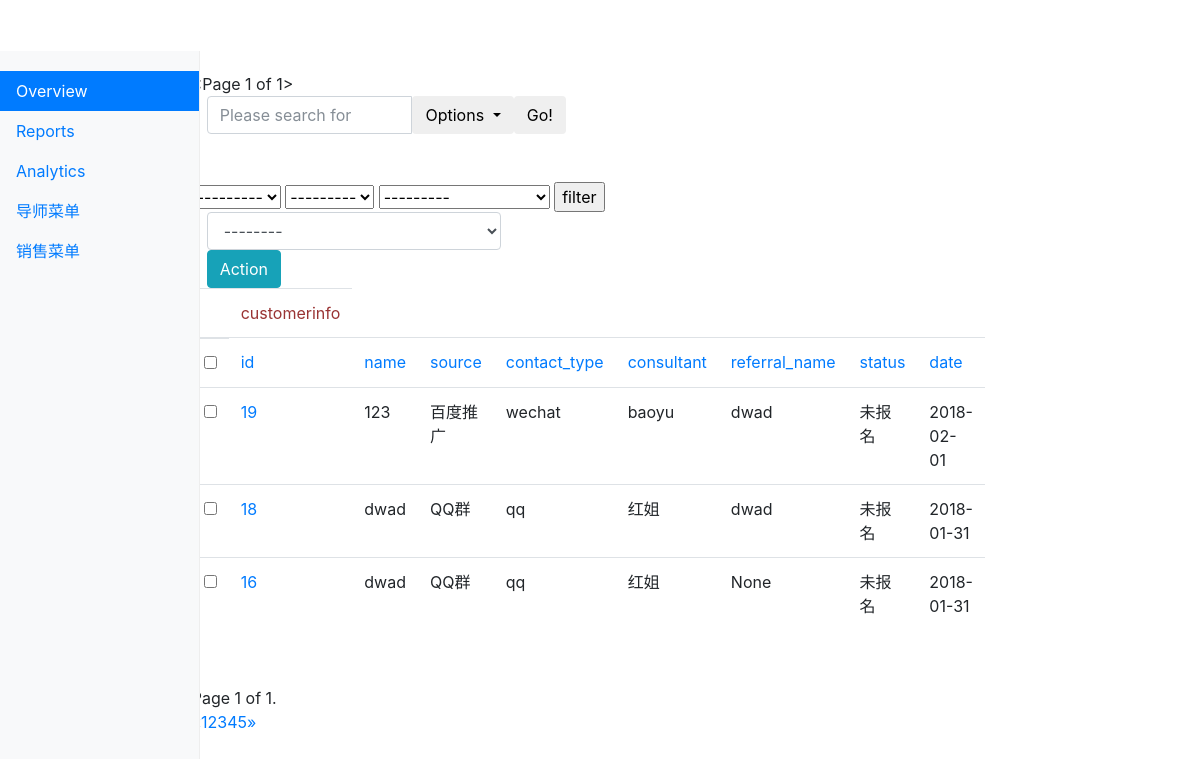
/kingadmin/crm/customerinfo/ (signed in), run on the app's committed database.
### crm/models.py (models this page shows, shortened)
class Menus(models.Model):
    name = models.CharField(max_length=64)
    url_type_choices = ((0,'absolute'),(1,'dynamic'))
    url_type = models.SmallIntegerField(choices=url_type_choices,default=0)
    url_name = models.CharField(max_length=128)
    class Meta:
        unique_together = ('name','url_name')

class CustomerInfo(models.Model):
    name = models.CharField(max_length=64, default=None)
    contact_type_choices = (
        (0, 'qq'), (1, 'wechat'), (2,'Phone'),
    )
    contact_type = models.SmallIntegerField(choices=contact_type_choices, default=0 )
    contact = models.CharField(max_length=64, unique = True)
    source_choices = (
        (0, 'QQ群'), (1, '51CTO'), (2,'百度推广'),(3,'知乎'),
    )
    source = models.SmallIntegerField(choices=source_choices, default=0)
    referral_name = models.ForeignKey("self", blank=True, null=True, verbose_name="推荐人", on_delete=models.CASCADE)
    consult_courses = models.ManyToManyField("Course", verbose_name="咨询课程")
    consult_content = models.TextField(verbose_name="咨询内容")
    status_choices  = (
        (0, '未报名'), (1, '已报名'), (2,'已退学'),
    )
    status = models.SmallIntegerField(choices=status_choices, default=0)
    consultant = models.ForeignKey("UserProfile", verbose_name="课程顾问",on_delete=models.CASCADE)
    date = models.DateField(auto_now_add=True)
    def __str__(self):
        return self.name

class UserProfile(models.Model):
    user = models.OneToOneField(User,on_delete=models.CASCADE)
    name = models.CharField(max_length=64, verbose_name="姓名")
    role = models.ManyToManyField("Role", blank=True, null = True)
    def __str__(self):
        return self.name

### kingadmin/views.py (the view, shortened to what this page needs)
# urls.py: url(r'^(\w+)/(\w+)/$', views.table_list, name="table_list"),
@login_required
def table_list(request, app_name, model_name):
    admin_class = site.enabled_admin[app_name][model_name] #get the admin_class class save in the list
    querysets = admin_class.model.objects.all().order_by('-id')# get the data
    filter_list = request.GET
    filtered_query, querysets = selected_set(filter_list, querysets)
    admin_class.filtered_query = filtered_query
    querysets = querysets.order_by('-id')
    need_sort_column_name,sorted_querysets, sorted_column = sorted_querysets_by_column(request, querysets, admin_class)
    searched_queryset = searched_querysets(request, sorted_querysets, admin_class)
    querysets  = Paginator(searched_queryset ,admin_class.list_per_page)
    page = request.GET.get('page')
    try:
        querysets = querysets.get_page(page)
    except PageNotAnInteger:
        querysets = querysets.get_page(1)
    except EmptyPage:
        querysets = querysets.get_page(querysets.num_pages)
    admin_class.sorted_colunm_name = need_sort_column_name
    admin_class.sorted_column = sorted_column
    return render(request, "kingadmin/table_list.html",\
                  {"querysets": querysets,"model_name":model_name,\
                   "admin_class":admin_class, "need_sort_column_name": need_sort_column_name})

### kingadmin/templatetags/kingadmin_tags.py (called while the page is built)
@register.simple_tag
def build_table_row(count,obj, admin_class):
    ele = ""
    if admin_class.list_display:
        for index, column_name in enumerate(admin_class.list_display):
            column_obj = admin_class.model._meta.get_field(column_name)
            if column_obj.choices:
                column_data = getattr(obj, "get_%s_display" %column_name)()
            else:
                column_data = getattr(obj, column_name)
            if not index:
                ele += "<td><a href='%s/change'>%s</a></td>" % (obj.id, column_data)
            else:
                ele += "<td>%s</td>" % column_data
    else:
        ele += "<td><a href='%s/change'>%s</a></td>" % (count, obj)
    return mark_safe(ele)

@register.simple_tag
def get_order_method(need_sort_column_name, item, admin_class):
    sort_need_index = admin_class.list_display.index(item)
    if need_sort_column_name == item:
        sort_need_index = '-' + str(sort_need_index)
    return sort_need_index

@register.simple_tag
def build_order_method_arrow(need_sort_column_name, item, admin_class):
    new = need_sort_column_name
    ele = ''''''
    if new:
        if new.strip('-') == item:
            if need_sort_column_name.startswith('-'):
                ele += '''<span class ="glyphicon glyphicon-menu-up"> </span>'''
            elif need_sort_column_name == item:
                ele += '''<span class ="glyphicon glyphicon-menu-down"> </span>'''
    return mark_safe(ele)

@register.simple_tag
def get_filteredlist_pagenum(admin_class, querysets):
    page_num = querysets.number
    filtered_list = admin_class.filtered_query
    ele = ""
    if page_num:
        ele += "&page=%s" % page_num
    if filtered_list:
        for k, v in filtered_list.items():
            ele += "&%s=%s" % (k, v)
    return mark_safe(ele)

@register.simple_tag
def get_sorted_column(admin_class):
    if admin_class.sorted_column:
        for k,v in admin_class.sorted_column.items():
            return v
    else:
        return ""

### kingadmin/views.py (called while the page is built)
def selected_set(filter_list, querysets):
    filtered_list = {}
    for key,value in filter_list.items():
        if key in ("page","o","search_fileds"):continue
        if value == "---------":
            filtered_list[key] = "1970-07-01"
        elif value:
            filtered_list[key] = value
    return filtered_list, querysets.filter(**filtered_list)

### kingadmin/templates/kingadmin/table_list.html (shortened to what this page needs)
{% extends "kingadmin/index.html" %}
{% load kingadmin_tags %}
{% block dashboard %}
    {{ querysets }}
    <div>
    <form method="get">
        <div class="col-lg-6">
            <div class="input-group">
                <input type="text" class="form-control" placeholder="Please search for " name="search_fileds">
                <div class="input-group-btn">
                    <button type="button" class="btn btn-default dropdown-toggle" data-toggle="dropdown" aria-haspopup="true" aria-expanded="false">
                      <span>Options</span>
                    </button>
                  </div>
                  <span class="input-group-btn">
                    <button class="btn btn-default" type="submit">Go!</button>
                  </span>
            </div>
        </div>
    </form>
    <br>
    <br>
    </div>
    <div>
    {% if admin_class.list_filter %}
    <form>
            {% for filter_obj in admin_class.list_filter %}
               {% build_filter_row filter_obj admin_class%}
            {% endfor %}
            <input type="submit" value="filter">
    </form>
    {% endif %}
    <form onsubmit="return ActionCheck(this)" method="post">{% csrf_token %}
        <div>
            <div class="col-sm-5">
                <select class="form-control" name="action">
                    <option value=''>--------</option>
                </select>
            </div>
            <div class="col-sm-5">
                <button  type="submit" class="btn btn-info">Action</button>
            </div>
        </div>
    </form>
    </div>
    <table class="table table-hover">
    <thead>
        <tr>
            <th>
                <td style="color: #993333">{{ model_name }} </td>
            </th>
        </tr>
    </thead>
    <tbody>
    <tr>
        <th>
        <input type="checkbox" onclick="SelectAllObjs(this)">
            {% if admin_class.list_display %}
                {% for item in admin_class.list_display %}
                    <td><a href="?o={% get_order_method need_sort_column_name item admin_class%}{% get_filteredlist_pagenum admin_class querysets %}">{{ item }}</a>
                    </td>
                {% endfor %}
            {% else %}
                {% get_model_name admin_class %}
            {% endif %}
        </th>
    </tr>
    {% for  item in querysets %}
        <tr>
            <th>
                <input row-select="true" type="checkbox" value="{{ item.id }}">
                {% build_table_row forloop.counter item admin_class  %}
            </th>
        </tr>
    {% endfor %}
    </tbody>
    </table>
    {% build_page_navigation querysets admin_class %}
    <div class="pagination">
        <span class="step-links">
            <span class="current">
                Page {{ querysets.number }} of {{ querysets.paginator.num_pages }}.
            </span>
        </span>
    </div>
    <nav aria-label="Page navigation">
  <ul class="pagination">
    <li>
      <a href="#" aria-label="Previous">
        <span aria-hidden="true">&laquo;</span>
      </a>
    </li>
    <li><a href="#">1</a></li>
    <li><a href="#">2</a></li>
    <li><a href="#">3</a></li>
    <li><a href="#">4</a></li>
    <li><a href="#">5</a></li>
    <li>
      <a href="#" aria-label="Next">
        <span aria-hidden="true">&raquo;</span>
      </a>
    </li>
  </ul>
</nav>
{% endblock %}

### kingadmin/templates/kingadmin/index.html (shortened to what this page needs)
<!DOCTYPE html>
<html lang="en"><head><meta http-equiv="Content-Type" content="text/html; charset=UTF-8">
    <link href="/static/css/bootstrap.min.css" rel="stylesheet">
    <link href="/static/css/dashboard.css" rel="stylesheet">
</head>
  <body>
    <div class="container-fluid">
      <div class="row">
        <nav class="col-sm-3 col-md-2 d-none d-sm-block bg-light sidebar">
          <ul class="nav nav-pills flex-column">
            <li class="nav-item">
              <a class="nav-link active" href="https://getbootstrap.com/docs/4.0/examples/dashboard/#">Overview <span class="sr-only">(current)</span></a>
            </li>
            <li class="nav-item">
              <a class="nav-link" href="#">Reports</a>
            </li>
            <li class="nav-item">
              <a class="nav-link" href="#">Analytics</a>
            </li>
              {% for role_list in request.user.userprofile.role.all %}
                  {% for menu in role_list.menus.all  %}
                       <li class="nav-item">
                                 <a class="nav-link" href="{% if menu.url_type == 0 %}{{ menu.url_name }} {% else %}{% url menu.url_name  %}{% endif %}">{{menu.name }} </a>
                       </li>
                  {% endfor %}
              {% endfor %}
          </ul>
        </nav>
      <div class="col-sm-9 col-sm-offset-3 col-md-10 col-md-offset-2 main">
        <main role="main" class="col-sm-9 ml-sm-auto col-md-10 pt-3">
            {% block dashboard %}{% endblock %}
        </main>
      </div>
      </div>
    </div>
</body>
</html>

### static/css/dashboard.css (style rules this page uses)
body { padding-top: 3.5rem; }
.sidebar { position: fixed; top: 51px; bottom: 0; left: 0; z-index: 1000; padding: 20px 0; overflow-x: hidden; overflow-y: auto; border-right: 1px solid #eee; }
.sidebar .nav { margin-bottom: 20px; }
.sidebar .nav-item { width: 100%; }
.sidebar .nav-item + .nav-item { margin-left: 0; }
.sidebar .nav-link { border-radius: 0; }

### data on the page
Menus: name "导师菜单"
Menus: name "销售菜单"
CustomerInfo: id+name+source "19 123 百度推广 wechat baoyu dwad 未报名 2018-02-01"
CustomerInfo: id+name+source "18 dwad QQ群 qq 红姐 dwad 未报名 2018-01-31"
CustomerInfo: id+name+source "16 dwad QQ群 qq 红姐 None 未报名 2018-01-31"

### other printed values
{{ querysets }} "<Page 1 of 1>"
{{ model_name }} "customerinfo"
{{ item }} "id" "name" "source" "contact_type" "consultant" "referral_name" "status" "date"
{{ querysets.number }} "1"
{{ querysets.paginator.num_pages }} "1"
